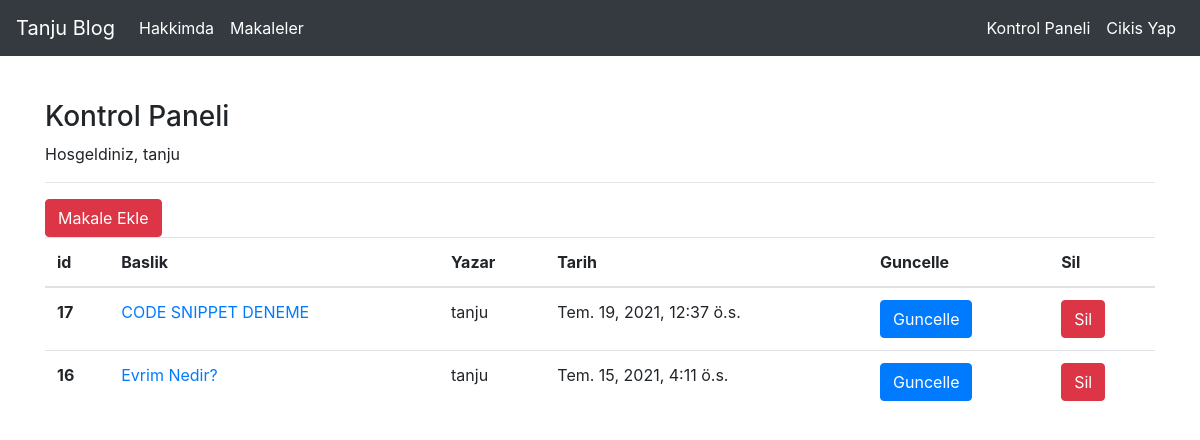
Screenshot of /articles/dashboard/ (signed in) with the database file from the repository.
### article/models.py (models this page shows, shortened)
class Article(models.Model):
    author = models.ForeignKey("auth.User", on_delete = models.CASCADE,verbose_name="Yazar")
    title = models.CharField(max_length=50,verbose_name="Baslik")
    content = RichTextField()
    create_date = models.DateTimeField(auto_now_add=True,verbose_name="Olusturulma Tarihi")
    article_image = models.FileField(blank=True,null=True,verbose_name="Makaleye Gorsel Ekleyin")
    class Meta:
        ordering = ['-create_date']

### article/views.py (the view)
# urls.py: path('dashboard/',views.dashboard,name='dashboard'),
@login_required(login_url="user:login")
def dashboard(request):
    articles = Article.objects.filter(author = request.user)
    context={"articles":articles}
    return render(request,"dashboard.html",context)

### templates/dashboard.html
{% extends "layout.html" %}
{% block body %}
    <h3>Kontrol Paneli</h3>
    <P>Hosgeldiniz, {{request.user.username}}</P>
    <hr>
    <a class="btn btn-danger" href="{% url 'article:addarticle'%}">Makale Ekle</a>
{% if articles %}
<table class="table">
    <thead>
    <tr>
      <th scope="col">id</th>
      <th scope="col">Baslik</th>
      <th scope="col">Yazar</th>
      <th scope="col">Tarih</th>
      <th scope="col">Guncelle</th>
      <th scope="col">Sil</th>
    </tr>
    </thead>
    <tbody>
        {% for article in articles %}
        <tr>
            <th scope="row">{{article.id}}</th>
            <td><a href="{% url 'article:detail' article.id %}">{{article.title}}</a></td>
            <td>{{article.author.username}}</td>
            <td>{{article.create_date}}</td>
            <td><a href="{% url 'article:update' article.id %}" class="btn btn-primary">Guncelle</a></td>
            <td><a href="{% url 'article:delete' article.id %}" class="btn btn-danger">Sil</a></td>
        </tr>
        {% endfor %}
    </tbody>
</table>
{% else %}
<div class = "alert alert-danger" >
    Henuz Makale Bulunmuyor
</div>
{% endif %}
{% endblock body %}

### rows the page displays
Article: id "17", title "CODE SNIPPET DENEME", author.username "tanju", create_date "Tem. 19, 2021, 12:37 ö.s."
Article: id "16", title "Evrim Nedir?", author.username "tanju", create_date "Tem. 15, 2021, 4:11 ö.s."

### other values shown
{{ request.user.username }} "tanju"
